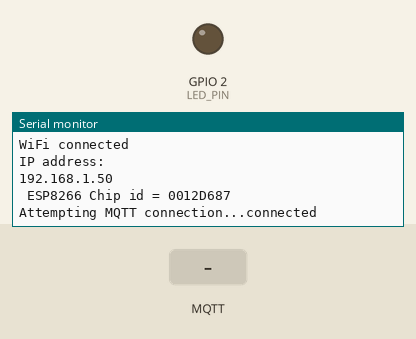
Bench run of a sketch on a simulated ESP8266 (NodeMCU). On the bench: output pins drawn as LEDs (lit = HIGH), the last lines printed to the serial monitor. The inputs (shaded band) are chosen by the test bench. WiFi joins after 1.5 s; servers stay silent unless stated; no MQTT or app messages arrive unless stated.

Above: at 2.7 s.
2.8 s: MQTT message "1" arrives on the first subscribed topic
At 3.2 s:
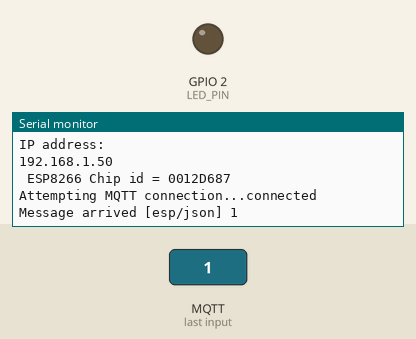
4.3 s: MQTT message "on" arrives on the first subscribed topic
At 5.5 s:
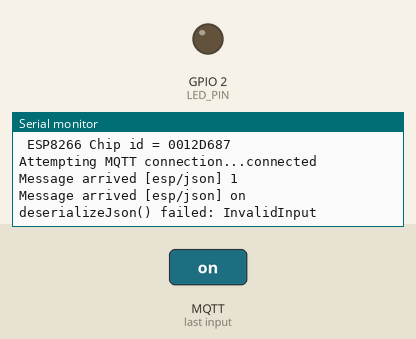
5.8 s: MQTT message "off" arrives on the first subscribed topic
At 6.7 s:
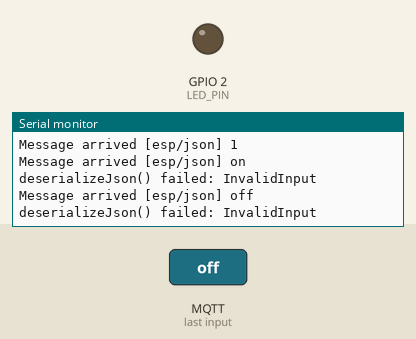

Measured:
- after the input at 2.8 s, the serial monitor: prints a new line at once (image 1)
- after the input at 4.3 s, the serial monitor: prints a new line at once (image 2)
- after the input at 5.8 s, the serial monitor: prints a new line at once (image 3)

The sketch:

arduino_esp8266.ino
```cpp
/*
 Basic ESP8266 MQTT json example

 Demonstrates sending and receiving JSON over MQTT to the ESP8266.
 In this case, we will use React.js to control the brightness of
 the ESP8266 onboard led.

*/

#include "config.h"

#include <ESP8266WiFi.h>
#include <PubSubClient.h>
#include <ArduinoJson.h>

const int BUFFER_SIZE = JSON_OBJECT_SIZE(20);

byte brightness = 255;

WiFiClient espClient;
PubSubClient client(espClient);

void setup() {
  pinMode(LED_PIN, OUTPUT);
  Serial.begin(115200);
  analogWriteRange(255);

  setup_wifi();
  client.setServer(MQTT_HOST, MQTT_PORT);
  client.setCallback(callback);
}

void setup_wifi() {
  delay(10);

  Serial.println();
  Serial.print("Connecting to ");
  Serial.println(WIFI_SSID);

  WiFi.begin(WIFI_SSID, WIFI_PASS);

  while (WiFi.status() != WL_CONNECTED) {
    delay(500);
    Serial.print(".");
  }

  Serial.println("");
  Serial.println("WiFi connected");
  Serial.println("IP address: ");
  Serial.println(WiFi.localIP());
  Serial.printf(" ESP8266 Chip id = %08X\n", ESP.getChipId());
}

void callback(char* topic, byte* payload, unsigned int length) {
  StaticJsonDocument<BUFFER_SIZE> doc;

  Serial.print("Message arrived [");
  Serial.print(topic);
  Serial.print("] ");

  char message[length + 1];
  for (int i = 0; i < length; i++) {
    message[i] = (char)payload[i];
  }
  message[length] = '\0';

  Serial.println(message);

  DeserializationError error = deserializeJson(doc, message);

  if (error) {
    Serial.print(F("deserializeJson() failed: "));
    Serial.println(error.c_str());
    return;
  }

  JsonObject root = doc.as<JsonObject>();

  if (root.containsKey("brightness")) {
    byte newBrightness = constrain(root[String("brightness")], 0, 255);
    analogWrite(LED_PIN, (255 - newBrightness));
    brightness = newBrightness;
    Serial.print("Brightness: ");
    Serial.println(brightness);
  }

  if (root.containsKey("getState")) {
    sendSettings();
  }
}

void sendSettings() {
  StaticJsonDocument<200> doc;
  JsonObject root = doc.to<JsonObject>();

  root["brightness"] = brightness;

  const size_t bufferSize = JSON_OBJECT_SIZE(1);

  char buffer[bufferSize];

  serializeJson(root, buffer);

  client.publish(MQTT_TOPIC_OUT, buffer, true);
}

void reconnect() {
  while (!client.connected()) {
    Serial.print("Attempting MQTT connection...");
    if (client.connect(MQTT_CLIENT_ID)) {
      Serial.println("connected");
      client.subscribe(MQTT_TOPIC_OUT);
      client.subscribe(MQTT_TOPIC_IN);
    } else {
      Serial.print("failed, rc=");
      Serial.print(client.state());
      Serial.println(" try again in 5 seconds");
      // Wait 5 seconds before retrying
      delay(5000);
    }
  }
}

void loop() {
  if (!client.connected()) {
    reconnect();
  }

  client.loop();
}
```

config.h
```cpp
/*
 MQTT connection settings

 This sketch demonstrates JSON over MQTT

 MQTT / TCP Broker: mqtt://broker.mqtt-dashboard.com:1883
 Websocket Broker: ws://broker.mqttdashboard.com:8000/mqtt

*/

// LED
#define LED_PIN LED_BUILTIN

// WiFi
#define WIFI_SSID "..." // Define wifi hostname
#define WIFI_PASS "..." // Define wifi password

// MQTT
#define MQTT_HOST "broker.mqtt-dashboard.com"
#define MQTT_PORT 1883
#define MQTT_CLIENT_ID "ESP8266"

// MQTT Topics
#define MQTT_TOPIC_OUT "esp/json"
#define MQTT_TOPIC_IN "esp/json/set"

#define DEBUG true
```
